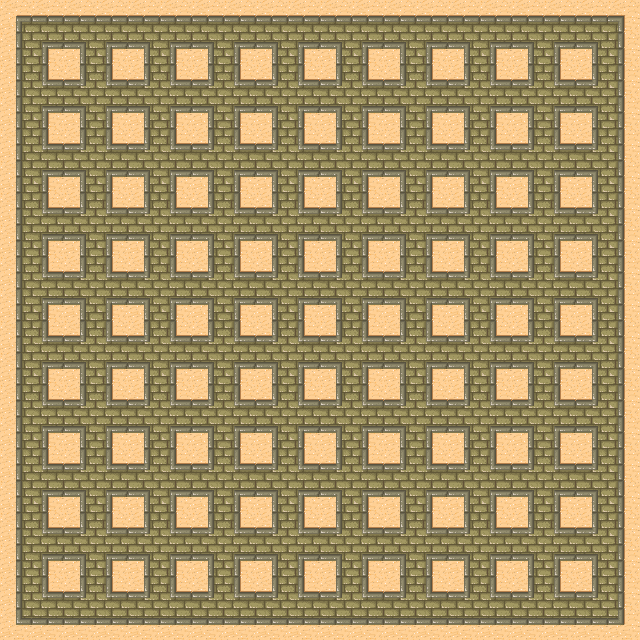

Tiled map render using the project's own tile images. Description and the map definition, with tile-layer contents summarised, below:
An orthogonal 20x20 tile map with 32x32 px tiles, 1 tile layer (Tile Layer 1).

<map version="1.0" orientation="orthogonal" renderorder="right-down" width="20" height="20" tilewidth="32" tileheight="32" nextobjectid="1">
 <tileset firstgid="1" name="desert_tiled" tilewidth="32" tileheight="32" spacing="3" margin="2">
  <image source="../gfx/desert_tiled.png" width="281" height="211" />
 </tileset>
 <layer name="Tile Layer 1" width="20" height="20">
  <data>[400 cells, 400 non-empty, 12 distinct tile ids]</data>
 </layer>
</map>
